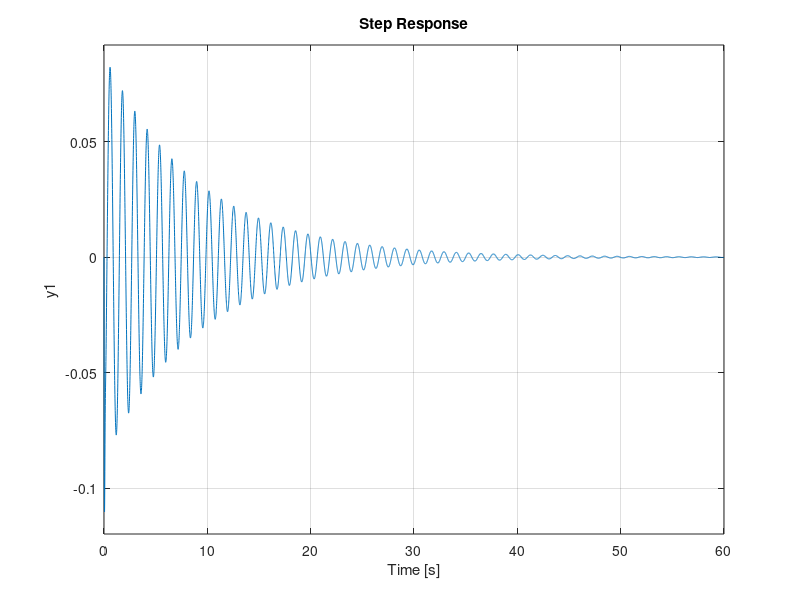

The MATLAB source for this figure:
clc, clear, close all

%Zakladne parametre
M1 = 2500;
M2 = 320;
K1 = 80000;
K2 = 500000;
b1 = 350;
b2 = 15020;

%Prenosove funkcie 
s = tf('s');
G1 = ((M1+M2)*s^2+b2*s+K2)/((M1*s^2+b1*s+K1)*(M2*s^2+(b1+b2)*s+(K1+K2))-(b1*s+K1)*(b1*s+K1)); %kontrolovana sila
G2 = (-M1*b2*s^3-M1*K2*s^2)/((M1*s^2+b1*s+K1)*(M2*s^2+(b1+b2)*s+(K1+K2))-(b1*s+K1)*(b1*s+K1)); %vymol na ceste

%step(G1) %V autobuse to necitia ale dlho sa ustaluje
step(0.1*G2)% 10 cm vymol sposobi dlhu oscilaciu a aj nepohodlie
